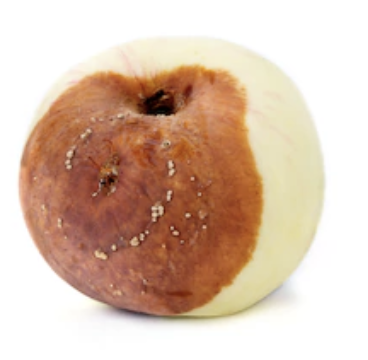
#> input picture fresh_or_rotten/train/images/Screen Shot 2018-06-08 at 2.38.33 PM.png, 368 x 360 px
$ python -i process_kaggle.py   (imports and definitions only)
#> lines starting #> are read from the running program, lines starting #| are printed output that depends on the picture; after the words box and inside, x2 and y2 are one past the last pixel; in counts of white or black regions, pixels touching at a corner belong together
# -*- coding: utf-8 -*-
"""fresh.ipynb

Automatically generated by Colaboratory.

Original file is located at
    https://colab.research.google.com/drive/16kcstwkr3kuM94YeWNS5wnttzlu6BFM3
"""

# ! pip install -q kaggle

# from google.colab import files
# files.upload()

# ! mkdir ~/.kaggle

# ! cp kaggle.json ~/.kaggle/

# ! chmod 600 ~/.kaggle/kaggle.json

# ! kaggle datasets download -d sriramr/fruits-fresh-and-rotten-for-classification

# ! unzip /content/fruits-fresh-and-rotten-for-classification.zip

import glob
import shutil
import cv2
import os
import numpy as np
from PIL import Image
import matplotlib.pyplot as plt
import pandas as pd
import seaborn as sns
import random
import PIL
base_dir = os.path.join('fresh_or_rotten')
# base_dir = os.path.join('fresh_or_rotten_V2ROBOFLOW')

train_dir = os.path.join(base_dir, 'train')
train_img_dir = os.path.join(train_dir, 'images')
train_label_dir = os.path.join(train_dir, 'labels')

test_dir = os.path.join(base_dir, 'test')
test_img_dir = os.path.join(test_dir, 'images')
test_label_dir = os.path.join(test_dir, 'labels')

def create_dir(path):
    if not os.path.exists(path):
        os.mkdir(path)

# [9 lines not run here, left out]

dataset_path = '.\\content\\dataset\\dataset'

fruit_count=[]
fruit_name=[]
# [3 lines not run here, left out]

fruit_df = pd.DataFrame({'fruit_name':fruit_name, 'fruit_count':fruit_count})

fig,axes = plt.subplots(1,2,figsize=(25,6), gridspec_kw=dict(wspace=0.005))
# [11 lines not run here, left out]

patches, texts, pcts = axes[1].pie(fruit_df['fruit_count'], labels=fruit_df['fruit_name'], wedgeprops={'linewidth': 2, 'edgecolor': 'white'},
            textprops={'size': 'x-large'}, startangle=90, autopct='%1.2f%%');
# [10 lines not run here, left out]

def get_image_range(img_path):
    img = cv2.imread(img_path)
#> img is the input picture: shape (360, 368, 3); mean B, G, R 174.8, 192.6, 218.2
    img = cv2.cvtColor(img, cv2.COLOR_BGR2HSV)
#> img: shape (360, 368, 3); mean H, S, V 12.6, 64.1, 218.3
    lower = np.array([0, 0, 0], dtype = "uint8")
    upper = np.array([255, 50, 255], dtype = "uint8")
    img = cv2.inRange(img, lower, upper)
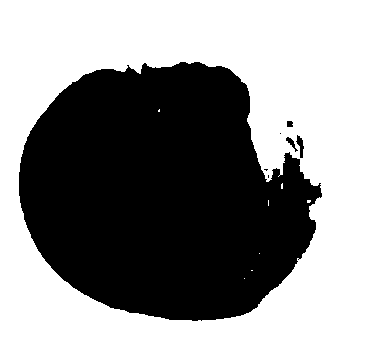
#> img: shape (360, 368); 56.2% white; 7 black regions (3 under 20 px), largest, box (x1, y1, x2, y2) and area: (19, 62, 322, 321) 57873, (296, 135, 304, 158) 90, (286, 137, 298, 152) 57, (287, 121, 293, 127) 34
    img = cv2.blur(img, (2, 2))
    ret, thresh = cv2.threshold(img, 0, 255, cv2.THRESH_BINARY)
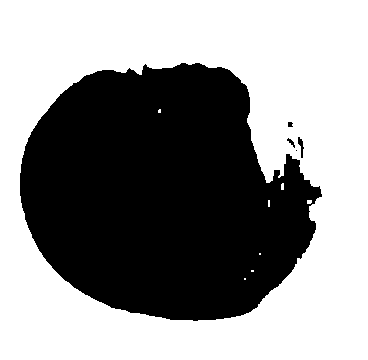
#> thresh: shape (360, 368); 56.8% white; 5 black regions (1 under 20 px), largest, box (x1, y1, x2, y2) and area: (20, 63, 322, 321) 57180, (298, 137, 304, 158) 60, (287, 138, 295, 148) 30, (288, 122, 293, 127) 22
    img = cv2.bitwise_not(thresh)
#> img: shape (360, 368); 43.2% white; 5 white regions (1 under 20 px)
    contours, hierarchy = cv2.findContours(img, cv2.RETR_TREE, cv2.CHAIN_APPROX_SIMPLE)
#> contours = 12 contours, 7 with area under 20; largest, box (x1, y1, x2, y2) and area: (20, 63, 322, 321) 56792, (298, 137, 304, 158) 38, (280, 182, 285, 191) 28, (306, 199, 313, 205) 26, (267, 199, 271, 208) 22
    contours = max(contours, key=lambda x: cv2.contourArea(x))
#> contours = contour of 443 points, box (x1, y1, x2, y2) (20, 63, 322, 321), area 56792

    #get bounding box posotion
    xmin, ymin, xmax, ymax = cv2.boundingRect(contours)
#> xmin = 20; ymin = 63; xmax = 302; ymax = 258

    #get the original width,height of the image
    dimensions = img.shape
#> dimensions = (360, 368)
    h = img.shape[0]
#> h = 360
    w = img.shape[1]
#> w = 368

    #to calculate the bndBox info of this image for yolo
    xp = (xmin + (xmax-xmin)/2) * 1.0 / w
#> xp = 0.438
    yp = (ymin + (ymax-ymin)/2) * 1.0 / h
#> yp = 0.446
    wp = (xmax-xmin) * 1.0 / w
#> wp = 0.766
    hp = (ymax-ymin) * 1.0 / h
#> hp = 0.542
    return xp, yp, wp, hp

# [56 lines not run here, left out]

df = pd.DataFrame({'file':['train', 'test'], 'count':[len(os.listdir(train_img_dir)),len(os.listdir(test_img_dir))]})

fig,axes = plt.subplots(1,2,figsize=(16,5))
# [11 lines not run here, left out]

patches, texts, pcts = axes[1].pie(df['count'], labels=df['file'], wedgeprops={'linewidth': 2, 'edgecolor': 'white'},
            textprops={'size': 'x-large'}, startangle=90, autopct='%1.2f%%');
# [56 lines not run here, left out]

img_path=[]
# [1 line that did not run here, left out]
# [2 lines not run here, left out]


fig, axes = plt.subplots(2,5, figsize=(20,6), subplot_kw=dict(xticks=[], yticks=[]))
# [2 lines not run here, left out]

yaml_file = """names:
- fresh_apples
- fresh_banana
- fresh_oranges
- rotten_apples
- rotten_banana
- rotten_oranges
nc: 6
train: /content/dataset/dataset/train
val: /content/dataset/dataset/test
"""

# [6 lines not run here, left out]

>>> result = get_image_range('fresh_or_rotten/train/images/Screen Shot 2018-06-08 at 2.38.33 PM.png')
#> result = (0.438, 0.446, 0.766, 0.542)
